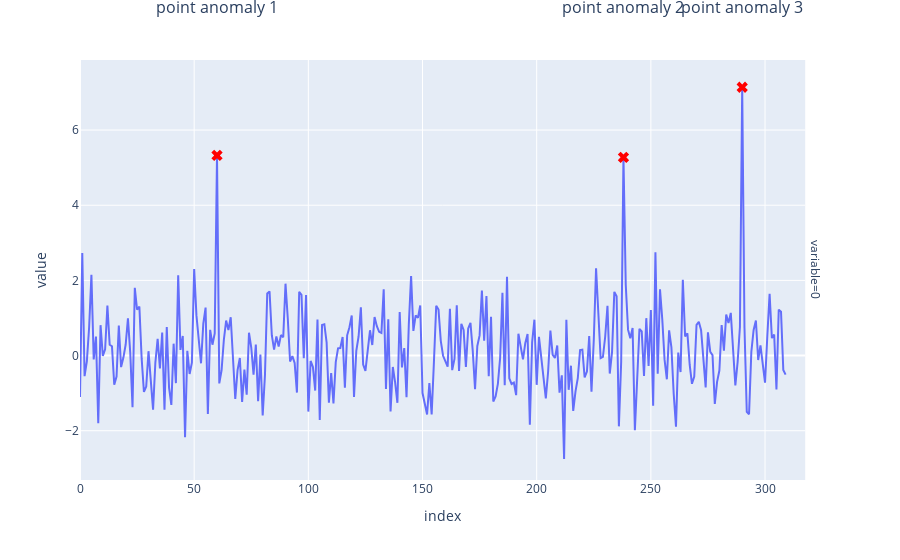

The notebook cell this image was saved under:
### Markdown cell above
Detect individual data points that are different from the rest of the data.

### Code cell
import numpy as np

from utils import plot_point_anomaly_illustration

df_3outliers = pd.DataFrame(np.random.normal(0, 1, n))
outliers = [60, 238, 290]
df_3outliers.iloc[outliers] = np.random.uniform(
    4, 8, (len(outliers), df_3outliers.shape[1])
)
plot_point_anomaly_illustration(df_3outliers, outliers)

### Figure 1 — Plotly figure (JSON) as saved in the notebook; plotly's stock layout.template omitted (floating-point values rounded to 4 significant figures; data arrays with more than 128 entries replaced by an {"elided": "..."} marker saying what was removed)
{"data": [{"hovertemplate": "variable=0<br>index=%{x}<br>value=%{y}<extra></extra>", "legendgroup": "", "line": {"color": "#636efa", "dash": "solid"}, "marker": {"symbol": "circle"}, "mode": "lines", "name": "", "orientation": "v", "showlegend": false, "type": "scatter", "x": {"elided": "310 int values"}, "xaxis": "x", "y": {"elided": "310 float values"}, "yaxis": "y"}, {"marker": {"color": "red", "size": 10, "symbol": "x"}, "mode": "markers", "name": "point anomaly", "showlegend": false, "type": "scatter", "x": [60, 238, 290], "y": [5.326, 5.275, 7.139]}], "layout": {"annotations": [{"showarrow": false, "text": "variable=0", "textangle": 90, "x": 0.98, "xanchor": "left", "xref": "paper", "y": 0.5, "yanchor": "middle", "yref": "paper"}, {"font": {"size": 16}, "showarrow": false, "text": "point anomaly 1", "x": 60, "xref": "x", "y": 1.18, "yref": "paper", "yshift": -10}, {"font": {"size": 16}, "showarrow": false, "text": "point anomaly 2", "x": 238, "xref": "x", "y": 1.18, "yref": "paper", "yshift": -10}, {"font": {"size": 16}, "showarrow": false, "text": "point anomaly 3", "x": 290, "xref": "x", "y": 1.18, "yref": "paper", "yshift": -10}], "legend": {"tracegroupgap": 0}, "margin": {"t": 60}, "xaxis": {"anchor": "y", "domain": [0, 0.98], "title": {"text": "index"}}, "yaxis": {"anchor": "x", "domain": [0, 1], "title": {"text": "value"}}}}
